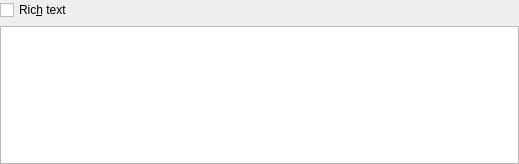
<?xml version="1.0" encoding="UTF-8"?>
<ui version="4.0">
 <class>IncidenceDescriptionEditor</class>
 <widget class="QWidget" name="IncidenceDescriptionEditor">
  <property name="geometry">
   <rect>
    <x>0</x>
    <y>0</y>
    <width>519</width>
    <height>164</height>
   </rect>
  </property>
  <property name="windowTitle">
   <string>Form</string>
  </property>
  <layout class="QGridLayout" name="gridLayout">
   <property name="margin">
    <number>0</number>
   </property>
   <item row="0" column="0">
    <widget class="QCheckBox" name="mRichTextCheck">
     <property name="sizePolicy">
      <sizepolicy hsizetype="Fixed" vsizetype="Fixed">
       <horstretch>0</horstretch>
       <verstretch>0</verstretch>
      </sizepolicy>
     </property>
     <property name="whatsThis">
      <string extracomment="@info:whatsthis">Select this option if you would like to enter rich text into the description field of this event or to-do.</string>
     </property>
     <property name="text">
      <string extracomment="@option:check">Ric&amp;h text</string>
     </property>
    </widget>
   </item>
   <item row="0" column="1">
    <widget class="QWidget" name="mEditToolBarPlaceHolder" native="true"/>
   </item>
   <item row="1" column="0" colspan="2">
    <widget class="KRichTextWidget" name="mDescriptionEdit">
     <property name="toolTip">
      <string extracomment="@info:tooltip">Set the description in plain text or rich text.</string>
     </property>
     <property name="whatsThis">
      <string extracomment="@info:whatsthis">Sets the description for this event, to-do or journal. This will be displayed in a reminder if one is set, as well as in a tooltip when you hover over the event.</string>
     </property>
     <property name="tabChangesFocus">
      <bool>true</bool>
     </property>
    </widget>
   </item>
  </layout>
 </widget>
 <customwidgets>
  <customwidget>
   <class>KRichTextEdit</class>
   <extends>KTextEdit</extends>
   <header>krichtextedit.h</header>
  </customwidget>
  <customwidget>
   <class>KTextEdit</class>
   <extends>QTextEdit</extends>
   <header>ktextedit.h</header>
  </customwidget>
  <customwidget>
   <class>KRichTextWidget</class>
   <extends>KRichTextEdit</extends>
   <header>krichtextwidget.h</header>
  </customwidget>
 </customwidgets>
 <resources/>
 <connections/>
</ui>
